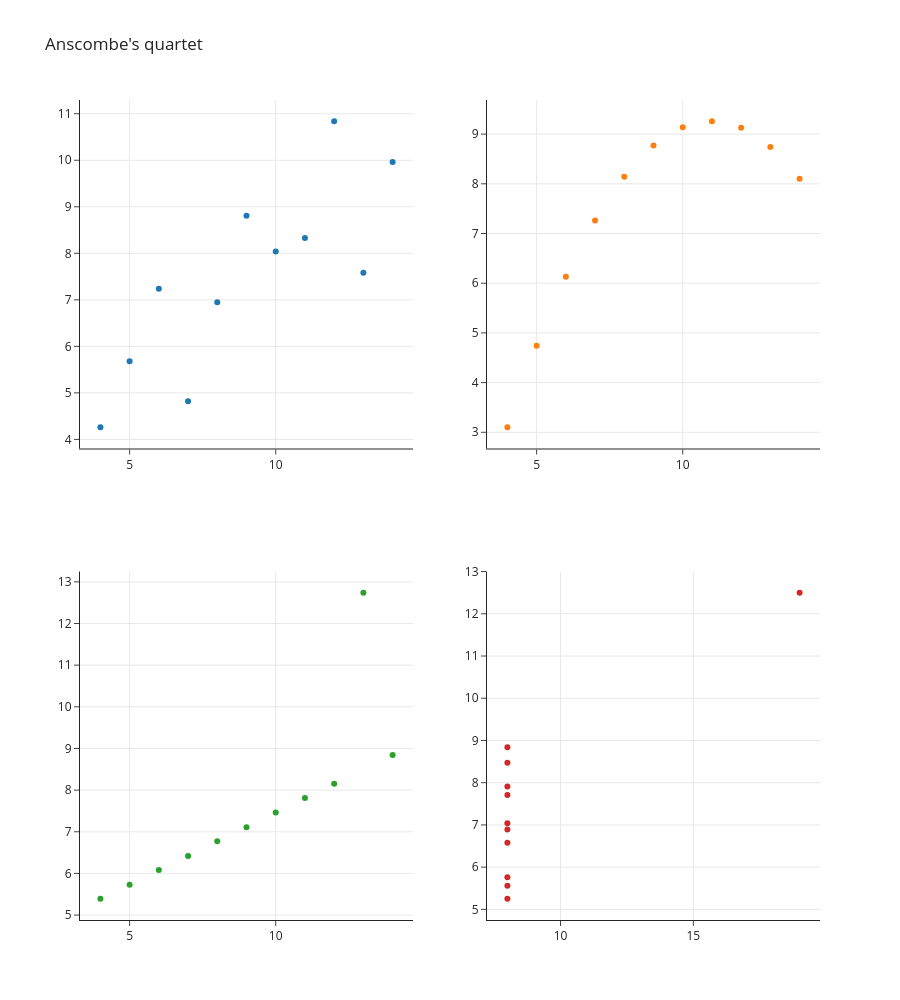

Here is the notebook cell this chart was saved with:
### Code cell
chart_anscombes = chart_scatter_anscombes_quartet(df_anscombes_quartet)
chart_anscombes.show(config=DICT_PLOTLY_CONFIG)

### Figure 1 — Plotly figure (JSON) as saved in the notebook; plotly's stock layout.template omitted (floating-point values rounded to 4 significant figures)
{"data": [{"mode": "markers", "type": "scatter", "x": [10.0, 8.0, 13.0, 9.0, 11.0, 14.0, 6.0, 4.0, 12.0, 7.0, 5.0], "xaxis": "x", "y": [8.04, 6.95, 7.58, 8.81, 8.33, 9.96, 7.24, 4.26, 10.84, 4.82, 5.68], "yaxis": "y"}, {"mode": "markers", "type": "scatter", "x": [10.0, 8.0, 13.0, 9.0, 11.0, 14.0, 6.0, 4.0, 12.0, 7.0, 5.0], "xaxis": "x2", "y": [9.14, 8.14, 8.74, 8.77, 9.26, 8.1, 6.13, 3.1, 9.13, 7.26, 4.74], "yaxis": "y2"}, {"mode": "markers", "type": "scatter", "x": [10.0, 8.0, 13.0, 9.0, 11.0, 14.0, 6.0, 4.0, 12.0, 7.0, 5.0], "xaxis": "x3", "y": [7.46, 6.77, 12.74, 7.11, 7.81, 8.84, 6.08, 5.39, 8.15, 6.42, 5.73], "yaxis": "y3"}, {"mode": "markers", "type": "scatter", "x": [8.0, 8.0, 8.0, 8.0, 8.0, 8.0, 8.0, 19.0, 8.0, 8.0, 8.0], "xaxis": "x4", "y": [6.58, 5.76, 7.71, 8.84, 8.47, 7.04, 5.25, 12.5, 5.56, 7.91, 6.89], "yaxis": "y4"}], "layout": {"height": 1000, "showlegend": false, "title": {"text": "Anscombe's quartet"}, "xaxis": {"anchor": "y", "domain": [0, 0.45], "showgrid": true}, "xaxis2": {"anchor": "y2", "domain": [0.55, 1], "showgrid": true}, "xaxis3": {"anchor": "y3", "domain": [0, 0.45], "showgrid": true}, "xaxis4": {"anchor": "y4", "domain": [0.55, 1], "showgrid": true}, "yaxis": {"anchor": "x", "domain": [0.575, 1], "showgrid": true}, "yaxis2": {"anchor": "x2", "domain": [0.575, 1], "showgrid": true}, "yaxis3": {"anchor": "x3", "domain": [0, 0.425], "showgrid": true}, "yaxis4": {"anchor": "x4", "domain": [0, 0.425], "showgrid": true}}}
